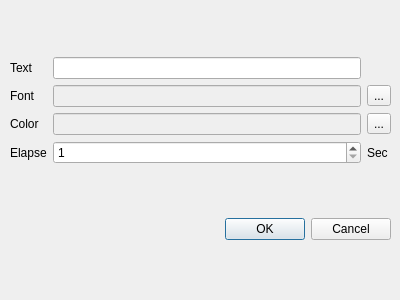
<?xml version="1.0" encoding="UTF-8"?>
<ui version="4.0">
 <class>NewItem</class>
 <widget class="QDialog" name="NewItem">
  <property name="geometry">
   <rect>
    <x>0</x>
    <y>0</y>
    <width>400</width>
    <height>300</height>
   </rect>
  </property>
  <property name="windowTitle">
   <string>Dialog</string>
  </property>
  <widget class="QWidget" name="verticalLayoutWidget">
   <property name="geometry">
    <rect>
     <x>10</x>
     <y>9</y>
     <width>381</width>
     <height>281</height>
    </rect>
   </property>
   <layout class="QVBoxLayout" name="verticalLayout" stretch="1,0">
    <item>
     <layout class="QGridLayout" name="gridLayout">
      <item row="3" column="1">
       <widget class="QLineEdit" name="lineEdit_3">
        <property name="enabled">
         <bool>false</bool>
        </property>
       </widget>
      </item>
      <item row="3" column="0">
       <widget class="QLabel" name="label_3">
        <property name="text">
         <string>Color</string>
        </property>
       </widget>
      </item>
      <item row="2" column="1">
       <widget class="QLineEdit" name="lineEdit_2">
        <property name="enabled">
         <bool>false</bool>
        </property>
       </widget>
      </item>
      <item row="2" column="0">
       <widget class="QLabel" name="label_2">
        <property name="text">
         <string>Font</string>
        </property>
       </widget>
      </item>
      <item row="0" column="0">
       <widget class="QLabel" name="label">
        <property name="text">
         <string>Text</string>
        </property>
       </widget>
      </item>
      <item row="4" column="0">
       <widget class="QLabel" name="label_4">
        <property name="text">
         <string>Elapse</string>
        </property>
       </widget>
      </item>
      <item row="0" column="1">
       <widget class="QLineEdit" name="lineEdit"/>
      </item>
      <item row="2" column="2">
       <widget class="QToolButton" name="toolButton">
        <property name="text">
         <string>...</string>
        </property>
       </widget>
      </item>
      <item row="3" column="2">
       <widget class="QToolButton" name="toolButton_2">
        <property name="text">
         <string>...</string>
        </property>
       </widget>
      </item>
      <item row="4" column="2">
       <widget class="QLabel" name="label_5">
        <property name="text">
         <string>Sec</string>
        </property>
       </widget>
      </item>
      <item row="4" column="1">
       <widget class="QSpinBox" name="spinBox">
        <property name="minimum">
         <number>1</number>
        </property>
        <property name="maximum">
         <number>3600</number>
        </property>
       </widget>
      </item>
     </layout>
    </item>
    <item>
     <layout class="QHBoxLayout" name="horizontalLayout">
      <item>
       <spacer name="horizontalSpacer">
        <property name="orientation">
         <enum>Qt::Horizontal</enum>
        </property>
        <property name="sizeHint" stdset="0">
         <size>
          <width>40</width>
          <height>20</height>
         </size>
        </property>
       </spacer>
      </item>
      <item>
       <widget class="QDialogButtonBox" name="buttonBox">
        <property name="orientation">
         <enum>Qt::Horizontal</enum>
        </property>
        <property name="standardButtons">
         <set>QDialogButtonBox::Cancel|QDialogButtonBox::Ok</set>
        </property>
       </widget>
      </item>
     </layout>
    </item>
   </layout>
  </widget>
 </widget>
 <resources/>
 <connections>
  <connection>
   <sender>buttonBox</sender>
   <signal>accepted()</signal>
   <receiver>NewItem</receiver>
   <slot>accept()</slot>
   <hints>
    <hint type="sourcelabel">
     <x>248</x>
     <y>254</y>
    </hint>
    <hint type="destinationlabel">
     <x>157</x>
     <y>274</y>
    </hint>
   </hints>
  </connection>
  <connection>
   <sender>buttonBox</sender>
   <signal>rejected()</signal>
   <receiver>NewItem</receiver>
   <slot>reject()</slot>
   <hints>
    <hint type="sourcelabel">
     <x>316</x>
     <y>260</y>
    </hint>
    <hint type="destinationlabel">
     <x>286</x>
     <y>274</y>
    </hint>
   </hints>
  </connection>
 </connections>
</ui>
